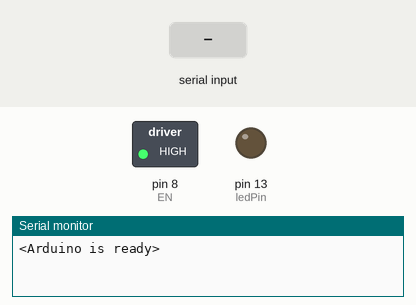
Bench run of a sketch on a simulated Arduino Uno, built with avr-gcc and run on an emulated ATmega328P. Parts: switched loads named in the sketch (green lamp = pin HIGH), output pins drawn as LEDs (lit = HIGH), the last lines printed to the serial monitor. Inputs (shaded band) come from the test bench.

Above: at 2.2 s.
2.3 s: "<90,45,200>" received over Serial
At 2.7 s:
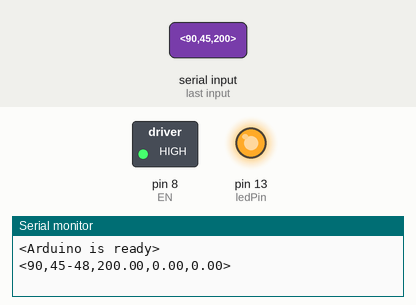
3.8 s: "<30,150,10>" received over Serial
5.3 s: "90,45\n" received over Serial
At 6.0 s:
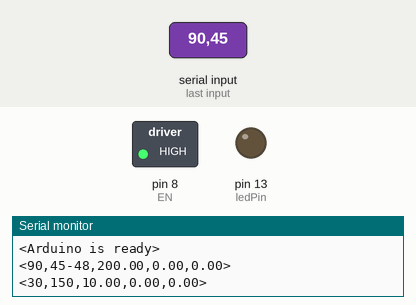
6.8 s: "<90,45>" received over Serial
At 7.4 s:
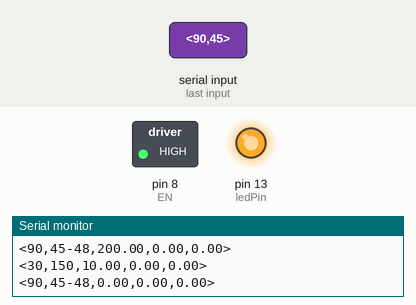
Timing chart, 0 to 9.3 s (numbered marks = the images above; inputs shaded):
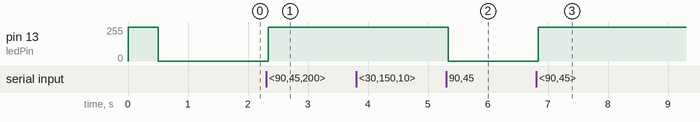

Measured:
- after the input at 2.3 s, pin 13 (ledPin): 0/255 → 255/255 at once
- after the input at 5.3 s, pin 13 (ledPin): 255/255 → 0/255 at once
- after the input at 6.8 s, pin 13 (ledPin): 0/255 → 255/255 at once

The sketch:

motor_serial_com.ino
```cpp
/*
 * Colosseum Fraction Collector - Motor Controller
 * Based on: pachterlab/colosseum (BSD-2-Clause)
 *
 * Protocol: <MODE,MOTOR_ID,arg1,arg2,arg3>
 *   MODE: RUN, STOP, RESUME, PAUSE, SET_SPEED, SET_ACCEL
 *   MOTOR_ID: 3-digit binary (111 = all motors, 100 = X only, etc.)
 *
 * Hardware: Arduino Uno + CNC Shield v3 + DRV8825
 * Baud: 2,000,000
 */

#include <AccelStepper.h>

// Motor constants
#define MOTOR_STEPS 200
#define MICROSTEPS 32
#define TOTAL_STEPS 6400

// Default speeds (steps/sec)
#define X_SPEED 1000
#define Y_SPEED 1000
#define Z_SPEED 1000
float speeds[3] = {X_SPEED, Y_SPEED, Z_SPEED};

// Default accelerations (steps/sec^2)
#define X_ACCEL 5000.0
#define Y_ACCEL 5000.0
#define Z_ACCEL 5000.0
float accels[3] = {X_ACCEL, Y_ACCEL, Z_ACCEL};

// CNC Shield pin mapping
#define EN    8   // stepper enable (LOW = enabled)

#define X_DIR 5
#define Y_DIR 6
#define Z_DIR 7
int dir_pins[3] = {X_DIR, Y_DIR, Z_DIR};

#define X_STP 2
#define Y_STP 3
#define Z_STP 4
int stp_pins[3] = {X_STP, Y_STP, Z_STP};

#define BAUD_RATE 2000000

// Stepper instances
AccelStepper stepper1(AccelStepper::DRIVER, X_STP, X_DIR);
AccelStepper stepper2(AccelStepper::DRIVER, Y_STP, Y_DIR);
AccelStepper stepper3(AccelStepper::DRIVER, Z_STP, Z_DIR);
AccelStepper steppers[3] = {stepper1, stepper2, stepper3};

// LED
const int ledPin = 13;

// Serial buffer
const byte buffSize = 64;
char inputBuffer[buffSize];
const char startMarker = '<';
const char endMarker = '>';

byte bytesRecvd = 0;
boolean readInProgress = false;
boolean newDataFromPC = false;
boolean executeCommand = false;

char messageFromPC[buffSize] = {0};
char mode[buffSize] = {0};
int motors[3] = {0, 0, 0};

float arg_m1 = 0.0;
float arg_m2 = 0.0;
float arg_m3 = 0.0;
float args[3] = {0.0, 0.0, 0.0};

float remainder[3] = {0.0, 0.0, 0.0};

unsigned long curMillis;

// Function pointer type
typedef void (* FreeFunction)();

typedef struct {
  int mode_idx;
  char* mode;
  FreeFunction function;
} FunctionMap;

int array_sum(int * array, int len) {
  int arraySum = 0;
  for (int index = 0; index < len; index++) {
    arraySum += array[index];
  }
  return arraySum;
}

// ============= Command Functions =============

void _run() {
  for (int i = 0; i < 3; i += 1) {
    if (motors[i] == 1) {
      steppers[i].move(args[i]);
    }
  }

  int stepperStatus[3] = {0, 0, 0};

  // Enable steppers
  digitalWrite(EN, LOW);
  while (array_sum(stepperStatus, 3) != array_sum(motors, 3)) {
    for (int i = 0; i < 3; i += 1) {
      if (motors[i] == 1) {
        if (stepperStatus[i] == 0) {
          steppers[i].run();
        }
        if (steppers[i].distanceToGo() == 0) {
          stepperStatus[i] = 1;
        }
      }
    }
    // Check for new commands during motion (allows STOP)
    getDataFromPC();
    if (newDataFromPC) {
      replyToPC();
      break;
    }
  }
  // Disable steppers when idle
  digitalWrite(EN, HIGH);
}

void _stop() {
  for (int i = 0; i < 3; i += 1) {
    steppers[i].stop();
  }
}

void _pause() {
  for (int i = 0; i < 3; i += 1) {
    remainder[i] = steppers[i].distanceToGo();
  }
  _stop();
}

void _resume() {
  for (int i = 0; i < 3; i += 1) {
    args[i] = remainder[i];
  }
  _run();
}

void _set_speed() {
  for (int i = 0; i < 3; i += 1) {
    if (motors[i] == 1) {
      steppers[i].setCurrentPosition(0.0);
      steppers[i].setMaxSpeed(args[i]);
      steppers[i].setSpeed(args[i]);
    }
  }
}

void _set_accel() {
  for (int i = 0; i < 3; i += 1) {
    if (motors[i] == 1) {
      steppers[i].setAcceleration(args[i]);
    }
  }
}

const int function_count = 6;
const FunctionMap functions[function_count] {
  {0, "RUN", _run},
  {1, "STOP", _stop},
  {2, "RESUME", _resume},
  {3, "PAUSE", _pause},
  {4, "SET_SPEED", _set_speed},
  {5, "SET_ACCEL", _set_accel}
};

// ============= Setup & Loop =============

void setup() {
  Serial.begin(BAUD_RATE);

  pinMode(EN, OUTPUT);
  digitalWrite(EN, HIGH);

  // LED flash to indicate boot
  pinMode(ledPin, OUTPUT);
  digitalWrite(ledPin, HIGH);
  delay(500);
  digitalWrite(ledPin, LOW);
  delay(500);

  // Initialize all steppers
  for (int i = 0; i < 3; i += 1) {
    steppers[i].setMaxSpeed(speeds[i]);
    steppers[i].setSpeed(speeds[i]);
    steppers[i].setAcceleration(accels[i]);
    steppers[i].setCurrentPosition(0.0);
  }

  Serial.println("<Arduino is ready>");
}

void loop() {
  curMillis = millis();
  getDataFromPC();
  replyToPC();
  execute();
}

// ============= Serial Communication =============

void getDataFromPC() {
  if (Serial.available() > 0) {
    digitalWrite(ledPin, HIGH);
    char x = Serial.read();

    if (x == endMarker) {
      readInProgress = false;
      newDataFromPC = true;
      inputBuffer[bytesRecvd] = 0;
      return parseData();
    }

    if (readInProgress) {
      inputBuffer[bytesRecvd] = x;
      bytesRecvd++;
      if (bytesRecvd == buffSize) {
        bytesRecvd = buffSize - 1;
      }
    }

    if (x == startMarker) {
      bytesRecvd = 0;
      readInProgress = true;
    }
    digitalWrite(ledPin, LOW);
  }
}

void parseData() {
  char * strtokIndx;

  strtokIndx = strtok(inputBuffer, ",");
  strcpy(mode, strtokIndx);

  strtokIndx = strtok(NULL, ",");
  String motorstr(strtokIndx);

  motors[0] = motorstr[0] - '0';
  motors[1] = motorstr[1] - '0';
  motors[2] = motorstr[2] - '0';

  strtokIndx = strtok(NULL, ",");
  arg_m1 = atof(strtokIndx);
  strtokIndx = strtok(NULL, ",");
  arg_m2 = atof(strtokIndx);
  strtokIndx = strtok(NULL, ",");
  arg_m3 = atof(strtokIndx);

  args[0] = arg_m1;
  args[1] = arg_m2;
  args[2] = arg_m3;

  newDataFromPC = true;
}

void replyToPC() {
  if (newDataFromPC) {
    newDataFromPC = false;
    Serial.print("<");
    Serial.print(mode);
    Serial.print(",");
    Serial.print(String(motors[0]));
    Serial.print(String(motors[1]));
    Serial.print(String(motors[2]));
    Serial.print(",");
    Serial.print(args[0]);
    Serial.print(",");
    Serial.print(args[1]);
    Serial.print(",");
    Serial.print(args[2]);
    Serial.println(">");

    executeCommand = true;
  }
}

void execute() {
  if (executeCommand) {
    executeCommand = false;
    for (int i = 0; i < function_count; i++) {
      if (strcmp(mode, functions[i].mode) == 0) {
        return (functions[i].function)();
      }
    }
    return;
  }
}
```
